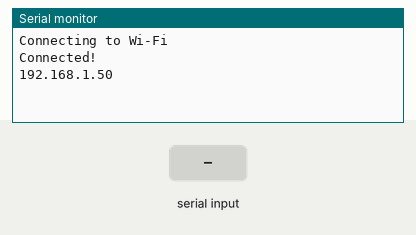
This sketch was run on a simulated ESP32. Parts: the last lines printed to the serial monitor. The test bench sets the inputs (shaded band). WiFi joins after 1.5 s; servers stay silent unless stated; uploads are accepted with an empty reply; random numbers use the default seed unless the sketch sets one.

Above: at 8.2 s.
8.3 s: "1\n" received over the second serial link
At 8.46 s:
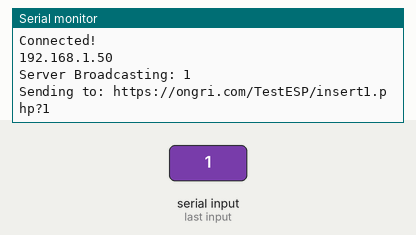
9.8 s: "0\n" received over the second serial link
At 10.59 s:
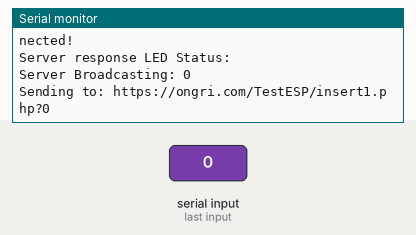
11.3 s: "2\n" received over the second serial link
At 12.73 s:
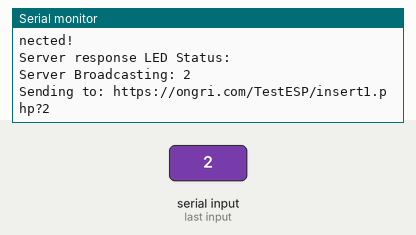
Timing chart, 0 to 14.3 s (numbered marks = the images above; inputs shaded):
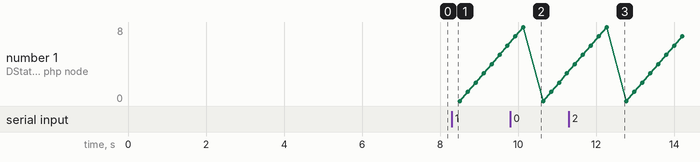

The sketch:

RootToServer.ino
```cpp
#include <WiFi.h>
#include <HTTPClient.h>
#include <WiFiClient.h>

const char* ssid = "TESTESP";
const char* password = "0884118773";
const char* serverUrl = "http://ongri.com/TestESP/insert.php";

String msgMain=" ";

String generateRandomString(int length) {
  String chars = "0123456789";
  String randomStr = "";
  for (int i = 0; i < length; i++) {
   randomStr += chars[random(0, chars.length())];
  }
  return randomStr;
}
void sendToServerLED(int Node) {
  if (WiFi.status() == WL_CONNECTED) {
    HTTPClient http;
    String url = "https://ongri.com/TestESP/ReadLEDStatus.php?node=" + String(Node);
    Serial.println("Sending LED to: " + url);

    http.begin(url);
    int httpCode = http.GET();
    Serial.println("httpCode LED: " + httpCode);

    if (httpCode > 0) {
      String payload = http.getString();
      Serial.println("Server response LED Status: " + payload);
    } else {
      Serial.println("HTTP GET failed, error: " + http.errorToString(httpCode));
    }

    http.end();
  } else {
    Serial.println("Wi-Fi not connected");
    Wifi_Connect();
  }
}
void sendToServer(String postData) {
  if (WiFi.status() == WL_CONNECTED) {
    HTTPClient http;
    String url = "https://ongri.com/TestESP/insert1.php?" + postData;
    Serial.println("Sending to: " + url);

    http.begin(url);
    int httpCode = http.GET();
    Serial.println("httpCode: " + httpCode);

    if (httpCode > 0) {
      String payload = http.getString();
      Serial.println("Server response: " + payload);
    } else {
      Serial.println("HTTP GET failed, error: " + http.errorToString(httpCode));
    }

    http.end();
  } else {
    Serial.println("Wi-Fi not connected");
    Wifi_Connect();
  }
}


void Wifi_Connect()
{
    // Connect to Wi-Fi
  WiFi.disconnect(true);
  WiFi.mode(WIFI_STA);
  delay(2000);
  WiFi.begin(ssid, password);
  delay(2000);
  Serial.print("Connecting to Wi-Fi");

  int retries = 0;
  while (WiFi.status() != WL_CONNECTED && retries < 20) {
    delay(500);
    Serial.print(".");
    retries++;
  }

  if (WiFi.status() == WL_CONNECTED) {
    Serial.println("\nConnected!");
    Serial.println(WiFi.localIP());
  } else {
   Serial.println("\nFailed to connect.");
    Serial.print("Status: ");
    Serial.println(WiFi.status());
  }
  /*6 = WL_DISCONNECTED
  3 = WL_CONNECTED
  1 = WL_NO_SSID_AVAIL
  4 = WL_CONNECT_FAILED*/
}
#define RXD1 (25)
#define TXD1 (26)
void setup() {
  Serial.begin(115200);
  Serial1.begin(9600, SERIAL_8N1, RXD1, TXD1);
  Wifi_Connect();
  delay(3000);


}

void loop() {
    if (Serial1.available()>0) {
       String msg = Serial1.readStringUntil('\r\n');
       msg.trim();
       Serial.println("Server Broadcasting: " + msg);
       //String msg = "node=7&Temp=127&Humi=127&Pressure=127&Led='ON'";
      sendToServer(msg);
      for(int node=0;node<9;node++)
       {
         sendToServerLED(node);
       }
      delay(100);
    }

}
```

Measured:
- after the input at 8.3 s, the serial monitor: prints a new line at once (image 1)
- after the input at 9.8 s, the serial monitor: prints a new line after 0.64 s (image 2)
- after the input at 11.3 s, the serial monitor: prints a new line after 1.3 s (image 3)
